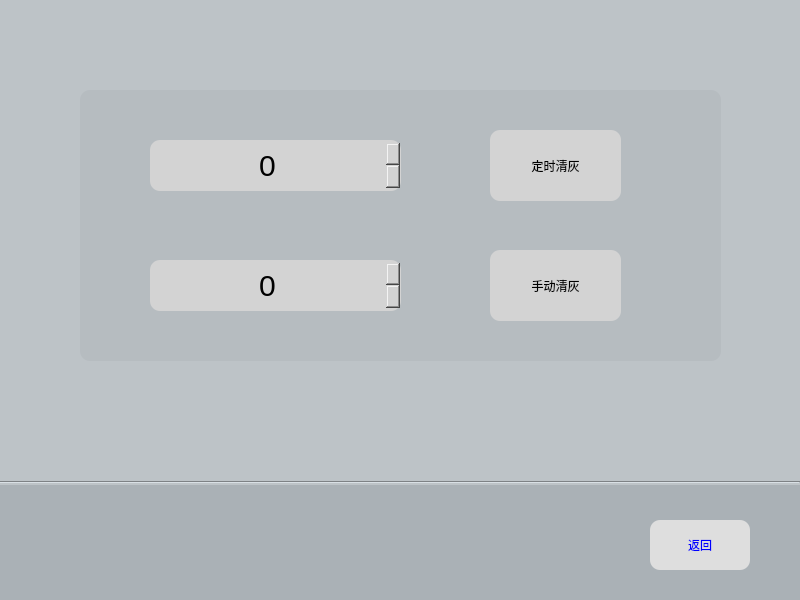
<?xml version="1.0" encoding="UTF-8"?>
<ui version="4.0">
 <class>Page_04</class>
 <widget class="QWidget" name="Page_04">
  <property name="geometry">
   <rect>
    <x>0</x>
    <y>0</y>
    <width>800</width>
    <height>600</height>
   </rect>
  </property>
  <property name="minimumSize">
   <size>
    <width>800</width>
    <height>600</height>
   </size>
  </property>
  <property name="windowTitle">
   <string>Form</string>
  </property>
  <property name="styleSheet">
   <string notr="true">QMainWindow,QWidget{background-color:#bdc3c7;}</string>
  </property>
  <widget class="QPushButton" name="exitButton">
   <property name="geometry">
    <rect>
     <x>650</x>
     <y>520</y>
     <width>100</width>
     <height>50</height>
    </rect>
   </property>
   <property name="styleSheet">
    <string notr="true">QPushButton{
border-radius:10px;
background:#dedede;
color:blue;
}
QPushButton::pressed{
background:lightyellow;
}
</string>
   </property>
   <property name="text">
    <string>返回</string>
   </property>
  </widget>
  <widget class="QPushButton" name="autoClean_Button">
   <property name="geometry">
    <rect>
     <x>490</x>
     <y>130</y>
     <width>131</width>
     <height>71</height>
    </rect>
   </property>
   <property name="styleSheet">
    <string notr="true">QPushButton{
border-radius:10px;
background:lightgray;
}
QPushButton::hover{
background:#bdc3c7;
}</string>
   </property>
   <property name="text">
    <string>定时清灰</string>
   </property>
  </widget>
  <widget class="QPushButton" name="manualClean_Button">
   <property name="geometry">
    <rect>
     <x>490</x>
     <y>250</y>
     <width>131</width>
     <height>71</height>
    </rect>
   </property>
   <property name="styleSheet">
    <string notr="true">QPushButton{
border-radius:10px;
background:lightgray;
}
QPushButton::hover{
background:#bdc3c7;
}</string>
   </property>
   <property name="text">
    <string>手动清灰</string>
   </property>
  </widget>
  <widget class="QSpinBox" name="interval_spinBox">
   <property name="geometry">
    <rect>
     <x>150</x>
     <y>140</y>
     <width>251</width>
     <height>51</height>
    </rect>
   </property>
   <property name="styleSheet">
    <string notr="true">QSpinBox::up-button {
	subcontrol-origin:border;
    subcontrol-position:right;
 	image: url(:/new/icon/icon/plus.png);
    width: 50px;
    height: 50px;       
}
QSpinBox::down-button {
	subcontrol-origin:border;
    subcontrol-position:left;
 	image: url(:/new/icon/icon/minus.png);
    width: 50px;
    height: 50px; 
}
QSpinBox{
border-width:5px;
border-radius:10px;
font-size:30px;
background:lightgray;
}</string>
   </property>
   <property name="alignment">
    <set>Qt::AlignCenter</set>
   </property>
  </widget>
  <widget class="QSpinBox" name="cycle_spinBox">
   <property name="geometry">
    <rect>
     <x>150</x>
     <y>260</y>
     <width>251</width>
     <height>51</height>
    </rect>
   </property>
   <property name="styleSheet">
    <string notr="true">QSpinBox::up-button {
	subcontrol-origin:border;
    subcontrol-position:right;
 	image: url(:/new/icon/icon/plus.png);
    width: 50px;
    height: 50px;       
}
QSpinBox::down-button {
	subcontrol-origin:border;
    subcontrol-position:left;
 	image: url(:/new/icon/icon/minus.png);
    width: 50px;
    height: 50px; 
}
QSpinBox{
border-width:5px;
border-radius:10px;
font-size:30px;
background:lightgray;
}</string>
   </property>
   <property name="alignment">
    <set>Qt::AlignCenter</set>
   </property>
  </widget>
  <widget class="QListWidget" name="listWidget">
   <property name="geometry">
    <rect>
     <x>80</x>
     <y>90</y>
     <width>641</width>
     <height>271</height>
    </rect>
   </property>
   <property name="styleSheet">
    <string notr="true">QListWidget{
border-radius:10px;
background:#B6BCC0;
}</string>
   </property>
  </widget>
  <widget class="Line" name="line">
   <property name="geometry">
    <rect>
     <x>0</x>
     <y>480</y>
     <width>800</width>
     <height>5</height>
    </rect>
   </property>
   <property name="orientation">
    <enum>Qt::Horizontal</enum>
   </property>
  </widget>
  <widget class="QWidget" name="widget" native="true">
   <property name="geometry">
    <rect>
     <x>0</x>
     <y>480</y>
     <width>801</width>
     <height>121</height>
    </rect>
   </property>
   <property name="styleSheet">
    <string notr="true">QWidget{
background:#AAB1B6;
}</string>
   </property>
  </widget>
  <zorder>widget</zorder>
  <zorder>listWidget</zorder>
  <zorder>exitButton</zorder>
  <zorder>autoClean_Button</zorder>
  <zorder>manualClean_Button</zorder>
  <zorder>interval_spinBox</zorder>
  <zorder>cycle_spinBox</zorder>
  <zorder>line</zorder>
 </widget>
 <resources/>
 <connections/>
</ui>
